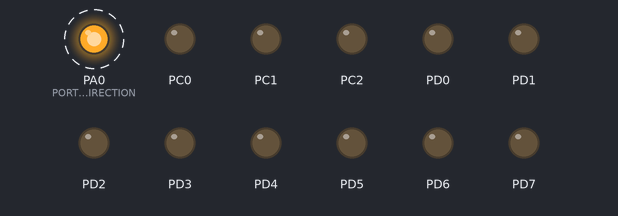
Bench run of a program on a simulated ATmega32, built with avr-gcc and emulated at 8 MHz. Shown: output pins drawn as LEDs (lit = HIGH). Dashed ring = blinking. The board resets itself during the run and starts again.

Above: at 0.5 s.
Timing chart, 0 to 3.6 s (numbered marks = the images above):
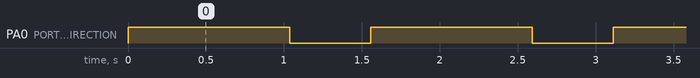

Measured:
- by itself, PA0 (PORTA_PIN1_DIRECTION): alternates HIGH for 1.0 s and LOW for 0.52 s

The program:

main.c
```c
/*
 * main.c
 *
 *  Created on: Dec 21, 2023
 *      Author: Saker
 */


#include "STD_TYPES.h"
#include "BIT_MATH.h"
#include <util/delay.h>


#include "DIO_interface.h"
#include "WDT_interface.h"


int main()
{
	DIO_voidInit();
	DIO_u8SetPinValue(DIO_u8PORTA, DIO_u8PIN0, DIO_u8HIGH);
	_delay_ms(1000);
	DIO_u8SetPinValue(DIO_u8PORTA, DIO_u8PIN0, DIO_u8LOW);
	WDT_voidEnable();
	WDT_voidSleep(TIME_1s);

	_delay_ms(500);
	WDT_voidDisable();

	while(1)
	{

	}
}
```

BIT_MATH.h
```c
#ifndef _BIT_MATH_H
#define _BIT_MATH_H

#define SET_BIT(REG,BIT_NUMBER) 			(REG |=(1<<BIT_NUMBER))
#define CLR_BIT(REG,BIT_NUMBER) 			(REG &=~(1<<BIT_NUMBER))
#define TOGGLE_BIT(REG,BIT_NUMBER) 			(REG ^=(1<<BIT_NUMBER))
#define GET_BIT(REG,BIT_NUMBER) 			((REG>>BIT_NUMBER)&1)


#endif
```

DIO_config.h
```c
/*
 * DIO_config.h
 *
 *  Created on: Dec 6, 2023
 *      Author: pc
 */

#ifndef DIO_CONFIG_H_
#define DIO_CONFIG_H_
					/*PORTA DIRECTIONS
					 	 	 	 	 	 * Options : 1- DIO_u8INPUT
					 	 	 	 	 	 * 			 2- DIO_u8OUTPUT */
#define PORTA_PIN0_DIRECTION				DIO_u8OUTPUT
#define PORTA_PIN1_DIRECTION				DIO_u8INPUT
#define PORTA_PIN2_DIRECTION				DIO_u8INPUT
#define PORTA_PIN3_DIRECTION				DIO_u8INPUT
#define PORTA_PIN4_DIRECTION				DIO_u8INPUT
#define PORTA_PIN5_DIRECTION				DIO_u8INPUT
#define PORTA_PIN6_DIRECTION				DIO_u8INPUT
#define PORTA_PIN7_DIRECTION				DIO_u8INPUT
					/*PORTB DIRECTIONS*/
#define PORTB_PIN0_DIRECTION				DIO_u8INPUT
#define PORTB_PIN1_DIRECTION				DIO_u8INPUT
#define PORTB_PIN2_DIRECTION				DIO_u8INPUT
#define PORTB_PIN3_DIRECTION				DIO_u8INPUT
#define PORTB_PIN4_DIRECTION				DIO_u8INPUT
#define PORTB_PIN5_DIRECTION				DIO_u8INPUT
#define PORTB_PIN6_DIRECTION				DIO_u8INPUT
#define PORTB_PIN7_DIRECTION				DIO_u8INPUT
					/*PORTC DIRECTIONS*/
#define PORTC_PIN0_DIRECTION				DIO_u8OUTPUT
#define PORTC_PIN1_DIRECTION				DIO_u8OUTPUT
#define PORTC_PIN2_DIRECTION				DIO_u8OUTPUT
#define PORTC_PIN3_DIRECTION				DIO_u8INPUT
#define PORTC_PIN4_DIRECTION				DIO_u8INPUT
#define PORTC_PIN5_DIRECTION				DIO_u8INPUT
#define PORTC_PIN6_DIRECTION				DIO_u8INPUT
#define PORTC_PIN7_DIRECTION				DIO_u8INPUT
					/*PORTD DIRECTIONS*/
#define PORTD_PIN0_DIRECTION				DIO_u8OUTPUT
#define PORTD_PIN1_DIRECTION				DIO_u8OUTPUT
#define PORTD_PIN2_DIRECTION				DIO_u8OUTPUT
#define PORTD_PIN3_DIRECTION				DIO_u8OUTPUT
#define PORTD_PIN4_DIRECTION				DIO_u8OUTPUT
#define PORTD_PIN5_DIRECTION				DIO_u8OUTPUT
#define PORTD_PIN6_DIRECTION				DIO_u8OUTPUT
#define PORTD_PIN7_DIRECTION				DIO_u8OUTPUT

					/*PORTA Initial Values
					 	 	 	 	 	 * Options : 1- DIO_u8LOW
					 	 	 	 	 	 * 			 2- DIO_u8HIGH */
#define PORTA_PIN0_INITIAL_VALUE				DIO_u8LOW
#define PORTA_PIN1_INITIAL_VALUE				DIO_u8LOW
#define PORTA_PIN2_INITIAL_VALUE				DIO_u8LOW
#define PORTA_PIN3_INITIAL_VALUE				DIO_u8LOW
#define PORTA_PIN4_INITIAL_VALUE				DIO_u8LOW
#define PORTA_PIN5_INITIAL_VALUE				DIO_u8LOW
#define PORTA_PIN6_INITIAL_VALUE				DIO_u8LOW
#define PORTA_PIN7_INITIAL_VALUE				DIO_u8LOW

					/*PORTB Initial Values */

#define PORTB_PIN0_INITIAL_VALUE				DIO_u8LOW
#define PORTB_PIN1_INITIAL_VALUE				DIO_u8LOW
#define PORTB_PIN2_INITIAL_VALUE				DIO_u8LOW
#define PORTB_PIN3_INITIAL_VALUE				DIO_u8LOW
#define PORTB_PIN4_INITIAL_VALUE				DIO_u8LOW
#define PORTB_PIN5_INITIAL_VALUE				DIO_u8LOW
#define PORTB_PIN6_INITIAL_VALUE				DIO_u8LOW
#define PORTB_PIN7_INITIAL_VALUE				DIO_u8LOW

					/*PORTC Initial Values */
#define PORTC_PIN0_INITIAL_VALUE				DIO_u8LOW
#define PORTC_PIN1_INITIAL_VALUE				DIO_u8LOW
#define PORTC_PIN2_INITIAL_VALUE				DIO_u8LOW
#define PORTC_PIN3_INITIAL_VALUE				DIO_u8LOW
#define PORTC_PIN4_INITIAL_VALUE				DIO_u8LOW
#define PORTC_PIN5_INITIAL_VALUE				DIO_u8LOW
#define PORTC_PIN6_INITIAL_VALUE				DIO_u8LOW
#define PORTC_PIN7_INITIAL_VALUE				DIO_u8LOW

					/*PORTD Initial Values */
#define PORTD_PIN0_INITIAL_VALUE				DIO_u8LOW
#define PORTD_PIN1_INITIAL_VALUE				DIO_u8LOW
#define PORTD_PIN2_INITIAL_VALUE				DIO_u8LOW
#define PORTD_PIN3_INITIAL_VALUE				DIO_u8LOW
#define PORTD_PIN4_INITIAL_VALUE				DIO_u8LOW
#define PORTD_PIN5_INITIAL_VALUE				DIO_u8LOW
#define PORTD_PIN6_INITIAL_VALUE				DIO_u8LOW
#define PORTD_PIN7_INITIAL_VALUE				DIO_u8LOW


#endif /* DIO_CONFIG_H_ */
```

DIO_interface.h
```c
/*
 * DIO_interface.h
 *
 *  Created on: Dec 6, 2023
 *      Author: pc
 */

#ifndef DIO_INTERFACE_H_
#define DIO_INTERFACE_H_

#define DIO_u8INPUT				0
#define DIO_u8OUTPUT			1

#define DIO_u8ALL_INPUT			0
#define DIO_u8ALL_OUTPUT		0xFF

#define DIO_u8PORTA				1
#define DIO_u8PORTB				2
#define DIO_u8PORTC				3
#define DIO_u8PORTD				4

#define DIO_u8LOW				0
#define DIO_u8HIGH				1

#define DIO_u8PIN0				0
#define DIO_u8PIN1				1
#define DIO_u8PIN2				2
#define DIO_u8PIN3				3
#define DIO_u8PIN4				4
#define DIO_u8PIN5				5
#define DIO_u8PIN6				6
#define DIO_u8PIN7				7

void DIO_voidInit(void);
//u8 DIO_u8SetPinDirection(u8 Copy_u8Port ,u8 Copy_u8Pin ,u8 Copy_u8Direction);
u8 DIO_u8SetPinValue(u8 Copy_u8Port ,u8 Copy_u8Pin ,u8 Copy_u8Value);
//u8 DIO_u8SetPortDirection(u8 Copy_u8Port ,u8 Copy_u8Direction);
u8 DIO_u8SetPortValue(u8 Copy_u8Port ,u8 Copy_u8Value);
u8 DIO_u8GetPinValue(u8 Copy_u8Port ,u8 Copy_u8Pin, u8* Copy_pu8Value);
u8 DIO_u8GetPortValue(u8 Copy_u8Port , u8* Copy_pu8Value);

#endif /* DIO_INTERFACE_H_ */
```

DIO_private.h
```c
/*
 * DIO_private.h
 *
 *  Created on: Dec 6, 2023
 *      Author: pc
 */

#ifndef DIO_PRIVATE_H_
#define DIO_PRIVATE_H_

#define CONCATENATION(b7,b6,b5,b4,b3,b2,b1,b0)			CONCATENATION_HELPER(b7,b6,b5,b4,b3,b2,b1,b0)
#define CONCATENATION_HELPER(b7,b6,b5,b4,b3,b2,b1,b0)	0b##b7##b6##b5##b4##b3##b2##b1##b0

#define PORTA_DIRECTION 		CONCATENATION(PORTA_PIN7_DIRECTION,PORTA_PIN6_DIRECTION,PORTA_PIN5_DIRECTION,PORTA_PIN4_DIRECTION,PORTA_PIN3_DIRECTION,PORTA_PIN2_DIRECTION,PORTA_PIN1_DIRECTION,PORTA_PIN0_DIRECTION)
#define PORTB_DIRECTION 		CONCATENATION(PORTB_PIN7_DIRECTION,PORTB_PIN6_DIRECTION,PORTB_PIN5_DIRECTION,PORTB_PIN4_DIRECTION,PORTB_PIN3_DIRECTION,PORTB_PIN2_DIRECTION,PORTB_PIN1_DIRECTION,PORTB_PIN0_DIRECTION)
#define PORTC_DIRECTION 		CONCATENATION(PORTC_PIN7_DIRECTION,PORTC_PIN6_DIRECTION,PORTC_PIN5_DIRECTION,PORTC_PIN4_DIRECTION,PORTC_PIN3_DIRECTION,PORTC_PIN2_DIRECTION,PORTC_PIN1_DIRECTION,PORTC_PIN0_DIRECTION)
#define PORTD_DIRECTION 		CONCATENATION(PORTD_PIN7_DIRECTION,PORTD_PIN6_DIRECTION,PORTD_PIN5_DIRECTION,PORTD_PIN4_DIRECTION,PORTD_PIN3_DIRECTION,PORTD_PIN2_DIRECTION,PORTD_PIN1_DIRECTION,PORTD_PIN0_DIRECTION)

#define PORTA_INITIAL_VALUE     CONCATENATION(PORTA_PIN7_INITIAL_VALUE,PORTA_PIN6_INITIAL_VALUE,PORTA_PIN5_INITIAL_VALUE,PORTA_PIN4_INITIAL_VALUE,PORTA_PIN3_INITIAL_VALUE,PORTA_PIN2_INITIAL_VALUE,PORTA_PIN1_INITIAL_VALUE,PORTA_PIN0_INITIAL_VALUE)
#define PORTB_INITIAL_VALUE     CONCATENATION(PORTB_PIN7_INITIAL_VALUE,PORTB_PIN6_INITIAL_VALUE,PORTB_PIN5_INITIAL_VALUE,PORTB_PIN4_INITIAL_VALUE,PORTB_PIN3_INITIAL_VALUE,PORTB_PIN2_INITIAL_VALUE,PORTB_PIN1_INITIAL_VALUE,PORTB_PIN0_INITIAL_VALUE)
#define PORTC_INITIAL_VALUE     CONCATENATION(PORTC_PIN7_INITIAL_VALUE,PORTC_PIN6_INITIAL_VALUE,PORTC_PIN5_INITIAL_VALUE,PORTC_PIN4_INITIAL_VALUE,PORTC_PIN3_INITIAL_VALUE,PORTC_PIN2_INITIAL_VALUE,PORTC_PIN1_INITIAL_VALUE,PORTC_PIN0_INITIAL_VALUE)
#define PORTD_INITIAL_VALUE     CONCATENATION(PORTD_PIN7_INITIAL_VALUE,PORTD_PIN6_INITIAL_VALUE,PORTD_PIN5_INITIAL_VALUE,PORTD_PIN4_INITIAL_VALUE,PORTD_PIN3_INITIAL_VALUE,PORTD_PIN2_INITIAL_VALUE,PORTD_PIN1_INITIAL_VALUE,PORTD_PIN0_INITIAL_VALUE)


#endif /* DIO_PRIVATE_H_ */
```

DIO_program.c
```c
/*
 * DIO_Program.c
 *
 *  Created on: Dec 6, 2023
 *      Author: pc
 */
#include"STD_TYPES.h"
#include"BIT_MATH.h"
#include"DIO_register.h"
#include"DIO_private.h"
#include"DIO_interface.h"
#include"DIO_config.h"

void DIO_voidInit(void)
{
	DDRA = PORTA_DIRECTION;
	DDRB = PORTB_DIRECTION;
	DDRC = PORTC_DIRECTION;
	DDRD = PORTD_DIRECTION;

	PORTA = PORTA_INITIAL_VALUE;
	PORTB = PORTB_INITIAL_VALUE;
	PORTC = PORTC_INITIAL_VALUE;
	PORTD = PORTD_INITIAL_VALUE;
}
u8 DIO_u8SetPinValue(u8 Copy_u8Port ,u8 Copy_u8Pin ,u8 Copy_u8Value)
{
	u8 Local_u8ErrorState=OK;
	if(Copy_u8Pin < 8)
	{
		if(Copy_u8Value == DIO_u8LOW)
		{
			switch(Copy_u8Port)
			{
			case DIO_u8PORTA:
				CLR_BIT(PORTA , Copy_u8Pin);
				break;
			case DIO_u8PORTB:
				CLR_BIT(PORTB , Copy_u8Pin);
				break;
			case DIO_u8PORTC:
				CLR_BIT(PORTC , Copy_u8Pin);
				break;
			case DIO_u8PORTD:
				CLR_BIT(PORTD , Copy_u8Pin);
				break;
			default:
				Local_u8ErrorState= NOT_OK;
				break;
			}
		}
		else if(Copy_u8Value == DIO_u8HIGH)
		{
			switch(Copy_u8Port)
			{
			case DIO_u8PORTA:
				SET_BIT(PORTA , Copy_u8Pin);
				break;
			case DIO_u8PORTB:
				SET_BIT(PORTB , Copy_u8Pin);
				break;
			case DIO_u8PORTC:
				SET_BIT(PORTC , Copy_u8Pin);
				break;
			case DIO_u8PORTD:
				SET_BIT(PORTD , Copy_u8Pin);
				break;
			default:
				Local_u8ErrorState=NOT_OK;
				break;
			}
		}
		else
		{
			Local_u8ErrorState=NOT_OK;
		}
	}
	else
	{
		Local_u8ErrorState=NOT_OK;
	}
	return Local_u8ErrorState;
}
u8 DIO_u8SetPortValue(u8 Copy_u8Port ,u8 Copy_u8Value)
{
	u8 Local_ErrorState=OK;
	switch(Copy_u8Port)
	{
	case DIO_u8PORTA:
		PORTA = Copy_u8Value;
		break;
	case DIO_u8PORTB:
		PORTB = Copy_u8Value;
		break;
	case DIO_u8PORTC:
		PORTC = Copy_u8Value;
		break;
	case DIO_u8PORTD:
		PORTD = Copy_u8Value;
		break;
	default:
		Local_ErrorState=NOT_OK;
		break;
	}
	return Local_ErrorState;
}
u8 DIO_u8GetPinValue(u8 Copy_u8Port ,u8 Copy_u8Pin, u8* Copy_pu8Value)
{
	u8 Local_ErrorState=OK;
	if(Copy_u8Pin < 8)
	{
		if(Copy_pu8Value != ((u8 *)NULL))
		{
			switch(Copy_u8Port)
			{
				case DIO_u8PORTA:
					*Copy_pu8Value = GET_BIT(PINA,Copy_u8Pin);
					break;
				case DIO_u8PORTB:
					*Copy_pu8Value = GET_BIT(PINB,Copy_u8Pin);
					break;
				case DIO_u8PORTC:
					*Copy_pu8Value = GET_BIT(PINC,Copy_u8Pin);
					break;
				case DIO_u8PORTD:
					*Copy_pu8Value = GET_BIT(PIND,Copy_u8Pin);
					break;
				default:
					Local_ErrorState=NOT_OK;
					break;
			}
		}
		else
		{
			Local_ErrorState=NOT_OK;
		}
	}
	else
	{
		Local_ErrorState=NOT_OK;
	}
	return Local_ErrorState;
}
u8 DIO_u8GetPortValue(u8 Copy_u8Port , u8* Copy_pu8Value)
{
	u8 Local_ErrorState=OK;
	if(Copy_pu8Value != ((u8 *)NULL))
	{
		switch(Copy_u8Port)
		{
			case DIO_u8PORTA:
				*Copy_pu8Value = PINA ;
				break;
			case DIO_u8PORTB:
				*Copy_pu8Value = PINB;
				break;
			case DIO_u8PORTC:
				*Copy_pu8Value = PINC;
				break;
			case DIO_u8PORTD:
				*Copy_pu8Value = PIND;
				break;
			default:
				Local_ErrorState=NOT_OK;
				break;
		}
	}
	else
	{
		Local_ErrorState=NOT_OK;
	}
	return Local_ErrorState;
}
```

DIO_register.h
```c
/*
 * DIO_register.h
 *
 *  Created on: Dec 6, 2023
 *      Author: pc
 */

#ifndef DIO_REGISTER_H_
#define DIO_REGISTER_H_

#define 	PORTA			*((volatile u8 *)(0x3B))
#define 	DDRA			*((volatile u8 *)(0x3A))
#define 	PINA			*((volatile u8 *)(0x39))

#define 	PORTB			*((volatile u8 *)(0x38))
#define 	DDRB			*((volatile u8 *)(0x37))
#define 	PINB			*((volatile u8 *)(0x36))

#define 	PORTC			*((volatile u8 *)(0x35))
#define 	DDRC			*((volatile u8 *)(0x34))
#define 	PINC			*((volatile u8 *)(0x33))

#define 	PORTD			*((volatile u8 *)(0x32))
#define 	DDRD			*((volatile u8 *)(0x31))
#define 	PIND			*((volatile u8 *)(0x30))


#endif /* DIO_REGISTER_H_ */
```

GIE_config.h
```c
/*
 * GIE_config.h
 *
 *  Created on: Dec 13, 2023
 *      Author: Saker
 */

#ifndef GIE_CONFIG_H_
#define GIE_CONFIG_H_


#endif /* GIE_CONFIG_H_ */
```

GIE_interface.h
```c
/*
 * GIE_interface.h
 *
 *  Created on: Dec 13, 2023
 *      Author: Saker
 */

#ifndef GIE_INTERFACE_H_
#define GIE_INTERFACE_H_

void GIE_voidEnable();
void GIE_voidDisbale();

#endif /* GIE_INTERFACE_H_ */
```

GIE_porgram.c
```c
/*
 * GIE_porgram.c
 *
 *  Created on: Dec 13, 2023
 *      Author: Saker
 */
#include "STD_TYPES.h"
#include "BIT_MATH.h"

#include "GIE_config.h"
#include "GIE_interface.h"
#include "GIE_private.h"
#include "GIE_register.h"


void GIE_voidEnable()
{
	SET_BIT(SREG, 7);
}
void GIE_voidDisbale()
{
	CLR_BIT(SREG, 7);
}
```

GIE_private.h
```c
/*
 * GIE_private.h
 *
 *  Created on: Dec 13, 2023
 *      Author: Saker
 */

#ifndef GIE_PRIVATE_H_
#define GIE_PRIVATE_H_


#endif /* GIE_PRIVATE_H_ */
```

GIE_register.h
```c
/*
 * GIE_register.h
 *
 *  Created on: Dec 13, 2023
 *      Author: Saker
 */

#ifndef GIE_REGISTER_H_
#define GIE_REGISTER_H_

#define 	SREG			*((volatile u8*)(0x5F))

#endif /* GIE_REGISTER_H_ */
```

STD_TYPES.h
```c
#ifndef STD_TYPES_H
#define STD_TYPES_H

typedef		unsigned char 				u8;
typedef		signed char					s8;


typedef		unsigned short int 			u16;
typedef		signed short int			s16;


typedef		unsigned long int 			u32;
typedef		signed long int				s32;


typedef		unsigned long long int 		u64;
typedef		signed long long int		s64;


typedef		float 						f32;


typedef		double 						f64;
typedef		long double 				f96;


#define 	OK							0
#define 	NOT_OK						1

#define 	NULL						0

#endif
```

WDT_config.h
```c
/*
 * WDT_cofig.h
 *
 *  Created on: Dec 21, 2023
 *      Author: Saker
 */

#ifndef WDT_CONFIG_H_
#define WDT_CONFIG_H_


#endif /* WDT_CONFIG_H_ */
```

WDT_interface.h
```c
/*
 * WDT_interface.h
 *
 *  Created on: Dec 21, 2023
 *      Author: Saker
 */

#ifndef WDT_INTERFACE_H_
#define WDT_INTERFACE_H_

#define 	TIME_16ms				0
#define 	TIME_32ms				1
#define 	TIME_65ms				2
#define 	TIME_130ms				3
#define 	TIME_260ms				4
#define 	TIME_520ms				5
#define 	TIME_1s					6
#define 	TIME_2s					7


void WDT_voidEnable();
void WDT_voidDisable();
void WDT_voidSleep(u8 Copy_u8Time);

#endif /* WDT_INTERFACE_H_ */
```

WDT_private.h
```c
/*
 * WDT_private.h
 *
 *  Created on: Dec 21, 2023
 *      Author: Saker
 */

#ifndef WDT_PRIVATE_H_
#define WDT_PRIVATE_H_


#endif /* WDT_PRIVATE_H_ */
```

WDT_program.c
```c
/*
 * WDT_program.c
 *
 *  Created on: Dec 21, 2023
 *      Author: Saker
 */

#include "STD_TYPES.h"
#include "BIT_MATH.h"
#include "GIE_interface.h"
#include "WDT_config.h"
#include "WDT_interface.h"
#include "WDT_private.h"
#include "WDT_register.h"


void WDT_voidEnable()
{
	SET_BIT(WDTCR, 3);
}
void WDT_voidDisable()
{
	GIE_voidDisbale();
	WDTCR = (1<<4) | (1<<3);
	WDTCR = 0;
	GIE_voidEnable();
}
void WDT_voidSleep(u8 Copy_u8Time)
{
	WDTCR &= 0b11111000;
	WDTCR |= Copy_u8Time;
}
```

WDT_register.h
```c
/*
 * WDT_register.h
 *
 *  Created on: Dec 21, 2023
 *      Author: Saker
 */

#ifndef WDT_REGISTER_H_
#define WDT_REGISTER_H_

#define		WDTCR					*((volatile u8*)(0x41))

#endif /* WDT_REGISTER_H_ */
```
